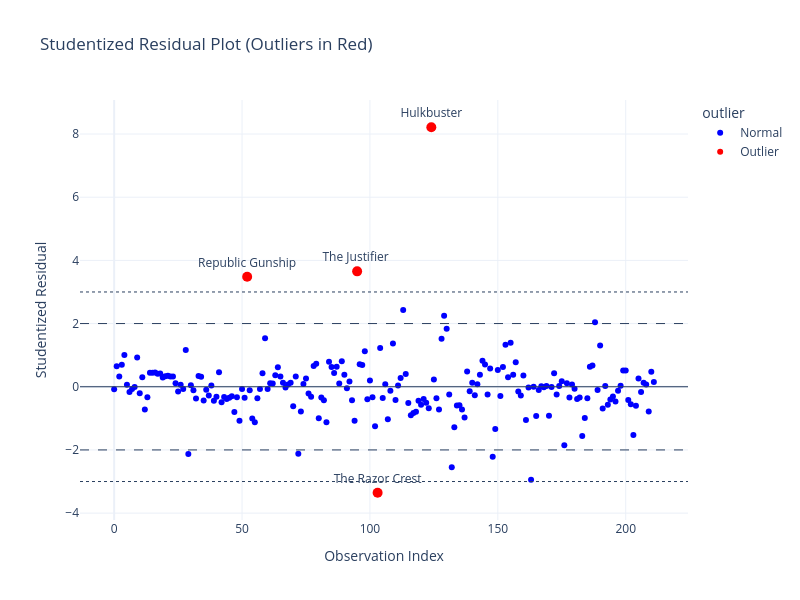

Notebook code for this chart:
### Code cell
import numpy as np
import plotly.express as px

plot_df = df.copy()
plot_df["obs"] = plot_df.index
plot_df["stud_resid"] = stud_resid
plot_df["outlier"] = np.where(np.abs(plot_df["stud_resid"]) > 3, "Outlier", "Normal")

fig = px.scatter(
    plot_df,
    x="obs",
    y="stud_resid",
    color="outlier",
    color_discrete_map={"Normal": "blue", "Outlier": "red"},  # 핵심
    hover_data=["Name", "Theme", "Year", "Pieces", "Price"],
    title="Studentized Residual Plot (Outliers in Red)"
)

fig.add_hline(y=0, line_width=1)
fig.add_hline(y=2, line_dash="dash", line_width=1)
fig.add_hline(y=-2, line_dash="dash", line_width=1)
fig.add_hline(y=3, line_dash="dot", line_width=1)
fig.add_hline(y=-3, line_dash="dot", line_width=1)


outliers_only = plot_df[plot_df["outlier"] == "Outlier"]
fig.add_scatter(
    x=outliers_only["obs"],
    y=outliers_only["stud_resid"],
    mode="markers+text",
    text=outliers_only["Name"],
    textposition="top center",
    marker=dict(size=10, color="red"),
    showlegend=False
)

fig.update_layout(width=800, height=600,
                  xaxis_title="Observation Index",
                  yaxis_title="Studentized Residual")
fig.show()

### Figure 1 — Plotly figure (JSON) as saved in the notebook; plotly's stock layout.template omitted (floating-point values rounded to 4 significant figures; data arrays with more than 128 entries replaced by an {"elided": "..."} marker saying what was removed)
{"data": [{"customdata": {"elided": "208x5 mixed values"}, "hovertemplate": "outlier=Normal<br>obs=%{x}<br>stud_resid=%{y}<br>Name=%{customdata[0]}<br>Theme=%{customdata[1]}<br>Year=%{customdata[2]}<br>Pieces=%{customdata[3]}<br>Price=%{customdata[4]}<extra></extra>", "legendgroup": "Normal", "marker": {"color": "blue", "symbol": "circle"}, "mode": "markers", "name": "Normal", "orientation": "v", "showlegend": true, "type": "scatter", "x": {"elided": "208 int values"}, "xaxis": "x", "y": {"elided": "208 float values"}, "yaxis": "y"}, {"customdata": [["Republic Gunship", "Star Wars", 2021, 3292, 400.0], ["The Justifier ", "Star Wars", 2022, 1022, 170.0], ["The Razor Crest", "Star Wars", 2022, 6187, 600.0], ["Hulkbuster", "Marvel Super Heroes", 2022, 4049, 550.0]], "hovertemplate": "outlier=Outlier<br>obs=%{x}<br>stud_resid=%{y}<br>Name=%{customdata[0]}<br>Theme=%{customdata[1]}<br>Year=%{customdata[2]}<br>Pieces=%{customdata[3]}<br>Price=%{customdata[4]}<extra></extra>", "legendgroup": "Outlier", "marker": {"color": "red", "symbol": "circle"}, "mode": "markers", "name": "Outlier", "orientation": "v", "showlegend": true, "type": "scatter", "x": [52, 95, 103, 124], "xaxis": "x", "y": [3.48, 3.652, -3.356, 8.214], "yaxis": "y"}, {"marker": {"color": "red", "size": 10}, "mode": "markers+text", "showlegend": false, "text": ["Republic Gunship", "The Justifier ", "The Razor Crest", "Hulkbuster"], "textposition": "top center", "type": "scatter", "x": [52, 95, 103, 124], "y": [3.48, 3.652, -3.356, 8.214]}], "layout": {"height": 600, "legend": {"title": {"text": "outlier"}, "tracegroupgap": 0}, "shapes": [{"line": {"width": 1}, "type": "line", "x0": 0, "x1": 1, "xref": "x domain", "y0": 0, "y1": 0, "yref": "y"}, {"line": {"dash": "dash", "width": 1}, "type": "line", "x0": 0, "x1": 1, "xref": "x domain", "y0": 2, "y1": 2, "yref": "y"}, {"line": {"dash": "dash", "width": 1}, "type": "line", "x0": 0, "x1": 1, "xref": "x domain", "y0": -2, "y1": -2, "yref": "y"}, {"line": {"dash": "dot", "width": 1}, "type": "line", "x0": 0, "x1": 1, "xref": "x domain", "y0": 3, "y1": 3, "yref": "y"}, {"line": {"dash": "dot", "width": 1}, "type": "line", "x0": 0, "x1": 1, "xref": "x domain", "y0": -3, "y1": -3, "yref": "y"}], "title": {"text": "Studentized Residual Plot (Outliers in Red)"}, "width": 800, "xaxis": {"anchor": "y", "domain": [0, 1], "title": {"text": "Observation Index"}}, "yaxis": {"anchor": "x", "domain": [0, 1], "title": {"text": "Studentized Residual"}}}}
